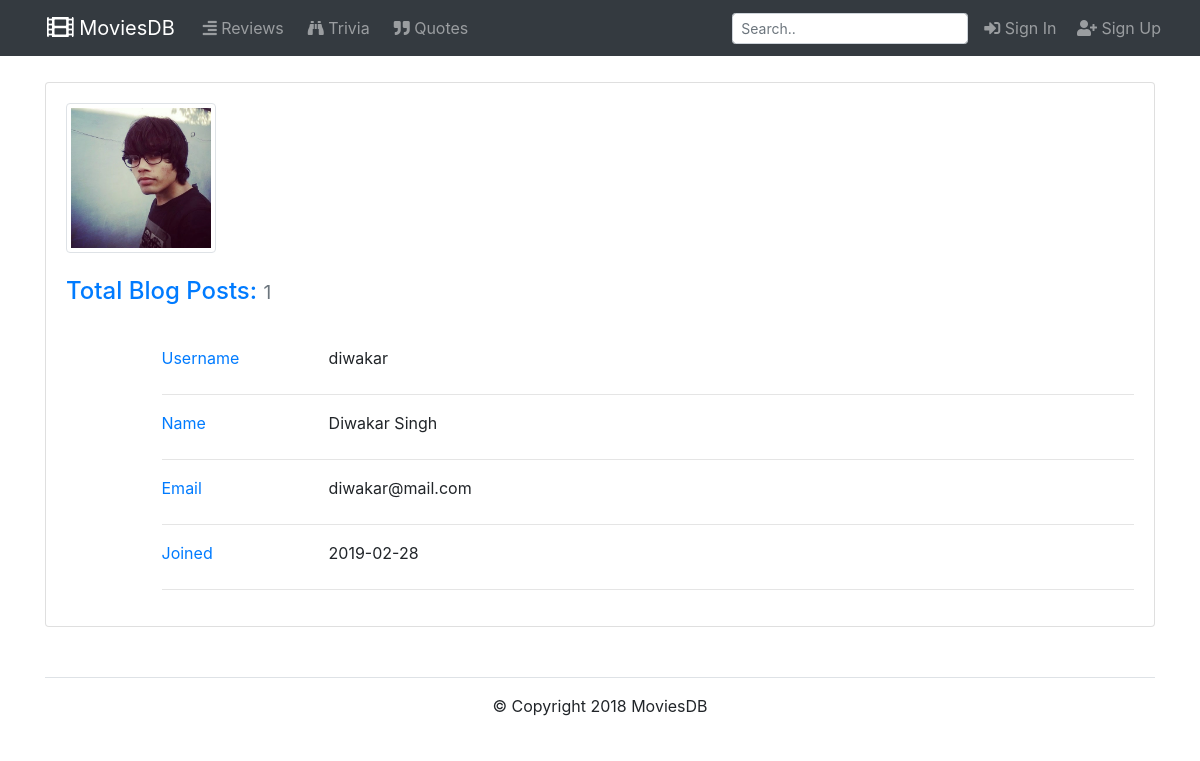
Screenshot of /profiles.php?user=diwakar with the database file from the repository.
### tables this page shows
CREATE TABLE `users` (
  `user_id` int(11) NOT NULL,
  `username` varchar(250) NOT NULL,
  `user_password` text NOT NULL,
  `fullname` varchar(250) NOT NULL,
  `user_email` varchar(250) NOT NULL,
  `user_image` text NOT NULL,
  `user_role` varchar(250) NOT NULL,
  `user_join_date` date NOT NULL
);

### profiles.php (the view, shortened to what this page needs)
<!DOCTYPE html>
<html lang="en">
<?php include "includes/db.php"; ?>
<?php include "includes/header.php"; ?>
<body>
	<?php include "includes/navbar.php"; ?>
	<div class="container">
        <?php
        if(isset($_GET['user'])) {
            $user = $_GET['user'];
            $query = "SELECT * FROM users WHERE username = '$user'";
            $users = mysqli_query($connect, $query);
            while($row = mysqli_fetch_assoc($users)) {
                $userName = $row['username'];
                $name = $row['fullname'];
                $email = $row['user_email'];
                $image = $row['user_image'];
                $date = $row['user_join_date'];
            }
        }
        ?>
	    <div class="card mt-3">
            <div class="card-body">
                <div class="card-title mb-4">
                    <div class="d-flex justify-content-start">
                        <?php
                        $query = "SELECT * FROM posts WHERE post_author = '$userName'";
                        $postCount = mysqli_query($connect, $query);
                        $postCount = mysqli_num_rows($postCount);
                        ?>
                        <div class="image-container float-left">
                            <img src="images/users/<?php echo $image; ?>" id="imgProfile" style="width: 150px; height: 150px" class="img-thumbnail">
                            <h4 class="mt-4 text-primary">Total Blog Posts: <small class="text-muted"><?php echo $postCount; ?></small></h4>
                        </div>
                    </div>
                </div>
                <div class="row">
                    <div class="col-11 offset-sm-1">
                        <div class="tab-content mt-2 ml-1" id="myTabContent">
                            <div class="tab-pane show active" id="basicInfo" role="tabpanel" aria-labelledby="basicInfo-tab">
                                <div class="row">
                                    <div class="col-sm-3 col-md-2 col-5">
                                        <label class="text-primary">Username</label>
                                    </div>
                                    <div class="col-md-8 col-6">
                                        <?php echo $userName; ?>
                                    </div>
                                </div>
                                <hr />
                                <div class="row">
                                    <div class="col-sm-3 col-md-2 col-5">
                                        <label class="text-primary">Name</label>
                                    </div>
                                    <div class="col-md-8 col-6">
                                        <?php echo $name; ?>
                                    </div>
                                </div>
                                <hr />
                                <div class="row">
                                    <div class="col-sm-3 col-md-2 col-5">
                                        <label class="text-primary">Email</label>
                                    </div>
                                    <div class="col-md-8 col-6">
                                        <?php echo $email; ?>
                                    </div>
                                </div>
                                <hr />
                                <div class="row">
                                    <div class="col-sm-3 col-md-2 col-5">
                                        <label class="text-primary">Joined</label>
                                    </div>
                                    <div class="col-md-8 col-6">
                                        <?php echo $date; ?>
                                    </div>
                                </div>
                                <hr />
                            </div>
                        </div>
                    </div>
                </div>
            </div>
        </div>
		<?php include "includes/footer.php" ?>
	</div>
</body>
</html>

### css/blog-home.css (style rules this page uses)
body { padding-top: 50px; }

### rows the page displays
users: user_image (picture), username "diwakar", fullname "Diwakar Singh", user_email "diwakar@mail.com", user_join_date "2019-02-28"

### other values shown
$postCount "1"
